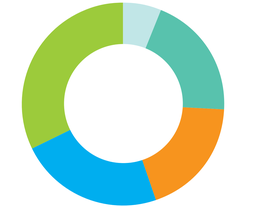
#> input picture 12_milestone/Tideway Discretionary Fund Management Services/Screenshot_15.png, 256 x 207 px, shrunk from 1164 x 939 before the run, found by its file name
$ python 'test5 copy 2.py'
#> lines starting #> are read from the running program, lines starting #| are printed output that depends on the picture; after the words box and inside, x2 and y2 are one past the last pixel; in counts of white or black regions, pixels touching at a corner belong together; long printed decimals are rounded
#> in get_percentage_of_color_v3, img is the input picture: PIL image 256x207 RGB; mean R, G, B 203.3, 227.2, 204.1
from PIL import Image
import numpy as np

def is_color_in_range(target_color, color_range, actual_color):
    """
    Check if the actual color is within a specific range of the target color.

    :param target_color: Center of the target color range (R, G, B)
    :param color_range: Allowed deviations from the target color for each channel (dR, dG, dB)
    :param actual_color: Actual color to check
    :return: True if the actual color is within the range, False otherwise
    """
#> called with target_color = (193, 230, 231), color_range = (10, 10, 10), actual_color = array of shape (3,)
    for tc, cr, ac in zip(target_color, color_range, actual_color):
        if not (tc - cr <= ac <= tc + cr):
            return False
    return True

def get_percentage_of_color_v3(img_or_path, target_color, color_range):
    """
    Calculate the percentage of the image that is within a specific color range.
    """
    if isinstance(img_or_path, str):
        img = Image.open(img_or_path)
    else:
        img = img_or_path

    data = np.array(img)
    rgb_data = data[:, :, :3]

    mask = np.array([is_color_in_range(target_color, color_range, pixel) for pixel in rgb_data.reshape(-1, 3)])
    mask = mask.reshape(rgb_data.shape[:-1])
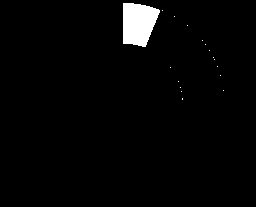
#> mask: shape (207, 256) bool; 2.4% white; 17 white regions (16 under 20 px), largest, box (x1, y1, x2, y2) and area: (123, 3, 160, 47) 1247

    percentage = 100 * mask.sum() / (img.size[0] * img.size[1])
#> percentage = 2.39
    return percentage

updated_colors_ranges = {
    "Short-Dated Fixed Income": {"color": (193,230,231), "range": (10, 10, 10)},
    "Fixed Income (>5 years)": {"color": (88,194,173), "range": (10, 10, 10)},
    "Alternatives": {"color": (247,148,30), "range": (10, 10, 10)},
    "Equity Income": {"color": (0,174,239), "range": (10, 10, 10)},
    "Equity Growth": {"color": (156,203,59), "range": (10, 10, 10)}
}

updated_percentages = {}
for category, details in updated_colors_ranges.items():
    color = details["color"]
    color_range = details["range"]
    updated_percentages[category] = get_percentage_of_color_v3("12_milestone\Tideway Discretionary Fund Management Services\Screenshot_15.png", color, color_range)

print(updated_percentages)
#| {'Short-Dated Fixed Income': 2.385, 'Fixed Income (>5 years)': 7.475, 'Alternatives': 7.127, 'Equity Income': 8.911, 'Equity Growth': 12.206}
